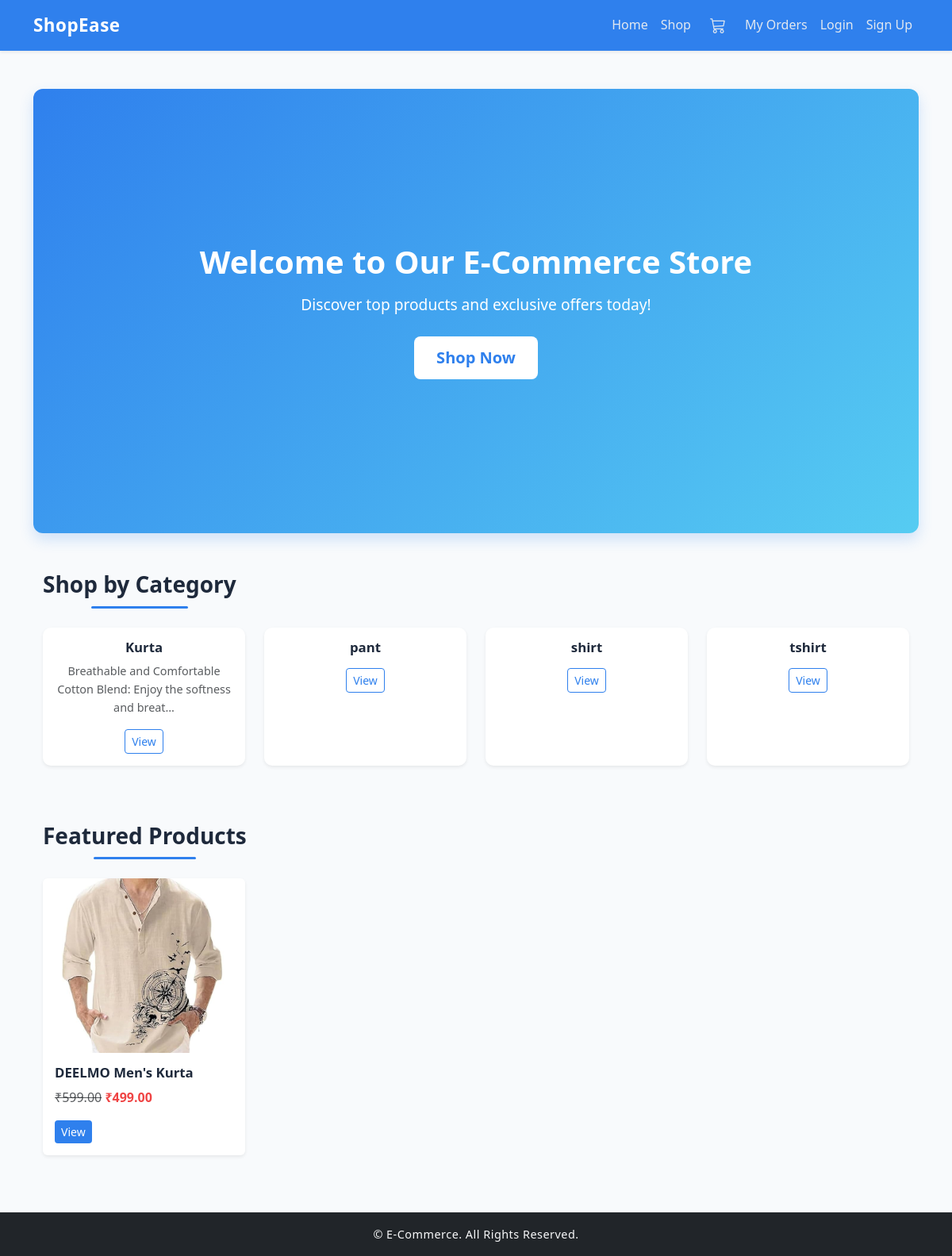
The page / on the database its author committed.
### products/models.py (models this page shows, shortened)
class Category(models.Model):
    name = models.CharField(max_length=100, unique=True)
    slug = models.SlugField(max_length=120, unique=True)
    description = models.TextField(blank=True, null=True)
    created_at = models.DateTimeField(default=timezone.now)
    class Meta:
        verbose_name_plural = 'Categories'
        ordering = ['name']

class Product(models.Model):
    category = models.ForeignKey(Category, on_delete=models.CASCADE, related_name='products')
    name = models.CharField(max_length=150)
    slug = models.SlugField(max_length=160, unique=True)
    description = models.TextField(blank=True, null=True)
    price = models.DecimalField(max_digits=10, decimal_places=2)
    discount_price = models.DecimalField(max_digits=10, decimal_places=2, blank=True, null=True)
    stock = models.PositiveIntegerField(default=0)
    main_image = models.ImageField(upload_to='products/', blank=True, null=True)
    is_featured = models.BooleanField(default=False)
    created_at = models.DateTimeField(default=timezone.now)
    updated_at = models.DateTimeField(auto_now=True)
    class Meta:
        ordering = ['-created_at']
    @property
    def is_on_sale(self):
        return self.discount_price and self.discount_price < self.price

### home/views.py (the view)
# urls.py: path('', HomePageView.as_view(), name='home'),
class HomePageView(TemplateView):
    template_name = 'homepage.html'
    def get_context_data(self, **kwargs):
        context = super().get_context_data(**kwargs)
        context['categories'] = Category.objects.all()
        context['featured_products'] = Product.objects.filter(is_featured=True)[:8]
        return context

### templates/homepage.html (shortened to what this page needs)
{% extends 'base.html' %}
{% load static %}
{% block content %}
<div class="hero-section text-center">
  <div class="container">
    <h1>Welcome to Our E-Commerce Store</h1>
    <p>Discover top products and exclusive offers today!</p>
    <a href="{% url 'product_list' %}" class="btn btn-light btn-lg">Shop Now</a>
  </div>
</div>
<div class="container my-5">
  <h3 class="mb-4 text-center">Shop by Category</h3>
  <div class="row justify-content-center">
    {% for category in categories %}
    <div class="col-md-3 mb-4">
      <div class="card text-center shadow-sm h-100 border-0">
        <div class="card-body">
          <h5 class="card-title">{{ category.name }}</h5>
          <p class="card-text text-muted">{{ category.description|truncatechars:70 }}</p>
          <a href="{% url 'category_products' category.slug %}" class="btn btn-outline-primary btn-sm">View</a>
        </div>
      </div>
    </div>
    {% empty %}
    <p class="text-center text-muted">No categories available.</p>
    {% endfor %}
  </div>
</div>
<div class="container my-5">
  <h3 class="mb-4 text-center">Featured Products</h3>
  <div class="row">
    {% for product in featured_products %}
    <div class="col-md-3 mb-4">
      <div class="card h-100 shadow-sm border-0">
        {% if product.main_image %}
        <img src="{{ product.main_image.url }}" class="card-img-top" alt="{{ product.name }}">
        {% endif %}
        <div class="card-body">
          <h5 class="card-title">{{ product.name }}</h5>
          {% if product.is_on_sale %}
          <p>
            <span class="text-muted text-decoration-line-through">₹{{ product.price }}</span>
            <span class="fw-bold text-danger">₹{{ product.discount_price }}</span>
          </p>
          {% else %}
          <p class="fw-bold">₹{{ product.price }}</p>
          {% endif %}
          <a href="{% url 'product_detail' product.slug %}" class="btn btn-primary btn-sm">View</a>
        </div>
      </div>
    </div>
    {% empty %}
    <p class="text-center text-muted">No featured products available.</p>
    {% endfor %}
  </div>
</div>
{% endblock %}

### static/include/style.css (style rules this page uses)
:root { --primary: #2f80ed; --secondary: #56ccf2; --background: #f8fafc; --card: #ffffff; --text-primary: #1e293b; --text-secondary: #64748b; --success: #10b981; --error: #ef4444; --border: #e2e8f0; }
body { background-color: var(--background); color: var(--text-primary); font-family: "Poppins", "Segoe UI", sans-serif; line-height: 1.6; }
a { color: var(--primary); text-decoration: none; transition: color 0.3s ease; }
.btn-primary { background-color: var(--primary); border: none; transition: background-color 0.3s ease; }
.btn-outline-primary { border-color: var(--primary); color: var(--primary); }
.hero-section { display: flex; align-items: center; justify-content: center; text-align: center; background: linear-gradient(135deg, var(--primary), var(--secondary)); color: #fff; min-height: 70vh; border-radius: 12px; padding: 60px 20px; box-shadow: 0 8px 18px rgba(47, 128, 237, 0.2); }
.hero-section h1 { font-weight: 700; font-size: 2.5rem; }
.hero-section p { font-size: 1.2rem; margin: 15px 0 25px; }
.hero-section .btn-light { background: #fff; color: var(--primary); border: none; font-weight: 600; border-radius: 8px; padding: 12px 28px; transition: all 0.3s ease; }
h3 { color: var(--text-primary); font-weight: 600; position: relative; display: inline-block; }
h3::after { content: ""; display: block; width: 50%; height: 3px; background: var(--primary); margin: 10px auto 0; border-radius: 5px; }
.card.text-center { border: 1px solid var(--border); border-radius: 10px; transition: all 0.3s ease; }
.card.text-center .card-title { color: var(--text-primary); font-weight: 600; }
.card.text-center .card-text { color: var(--text-secondary); font-size: 0.9rem; }
.card img { height: 220px; object-fit: cover; border-top-left-radius: 10px; border-top-right-radius: 10px; transition: transform 0.3s ease; }
.card .card-body { padding: 15px; }
.card .card-title { font-size: 1.05rem; font-weight: 600; color: var(--text-primary); }
.card .fw-bold { color: var(--text-primary); }
.text-danger { color: var(--error) !important; }

### rows shown on the page
Category: name "Kurta", description "Breathable and Comfortable Cotton Blend: Enjoy the softness and breat…"
Category: name "pant"
Category: name "shirt"
Category: name "tshirt"
Product: main_image (picture), name "DEELMO Men's Kurta", price "599.00", discount_price "499.00"
